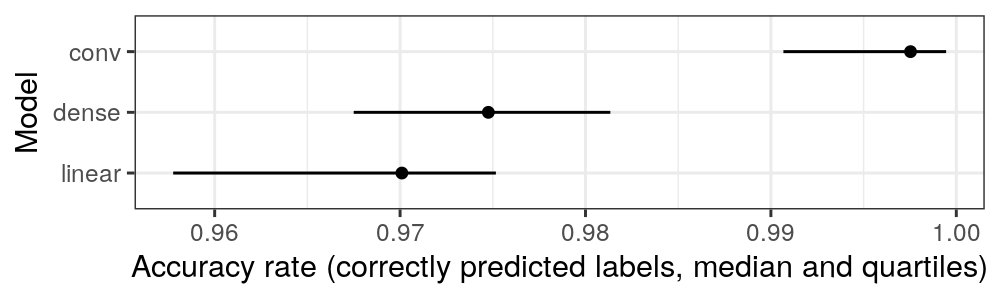

Recreate this plot in R.
library(data.table)
library(ggplot2)
cv.results.list <- readRDS("figure-test-accuracy-data.rds")
cv.results <- do.call(rbind, cv.results.list)
off <- 0.3
model.vjust <- c(
  conv=1+off,
  dense=1+off,
  linear=1+off)
model.hjust <- c(
  conv=1,
  dense=0.5,
  linear=0.5)
cv.stats <- cv.results[, .(
  mean.accuracy=mean(acc),
  median=median(acc),
  max=max(acc),
  min=min(acc),
  q25=quantile(acc, 0.25),
  q75=quantile(acc, 0.75),
  sd.accuracy=sd(acc)
), by=.(
  model.name,
  vjust=model.vjust[model.name],
  hjust=model.hjust[model.name]
)][order(median)]
mfac <- function(x)factor(x, cv.stats$model.name)
cv.results[, Model := mfac(model.name)]
cv.stats[, Model := mfac(model.name)]
cv.stats[, text.x := if(Model=="conv")q75 else median, by=Model]
gg.baseline <- ggplot()+
  theme_bw()+
  theme(panel.spacing=grid::unit(0, "lines"))+
  geom_point(aes(
    acc, Model),
    data=cv.results)+
  scale_x_continuous(
    "Accuracy rate (correctly predicted labels, four test folds)")
png("figure-test-accuracy-baseline.png",
    width=5, height=1.5, units="in", res=200)
print(gg.baseline)
dev.off()
long.panel <- c(
  folds="Zoom out to include baseline
four test folds, mean +/- sd",
stats="Zoom in to best models
25% quantile ( median ) 75% quantile")
pfac <- function(x)factor(long.panel[x], long.panel)
some.stats <- cv.stats[Model != "baseline"]
cv.results[, panel := pfac("folds")]
cv.stats[, panel := pfac("folds")]
off <- 0.05
cv.stats[, text.x := if(Model=="baseline")max+off else min-off, by=Model]
cv.stats[, hjust := if(Model=="baseline")0 else 1, by=Model]
some.stats[, panel := pfac("stats")]
stat.size <- 3
cv.wide <- dcast(cv.results, test.fold ~ Model, value.var="acc")
test.dt.list <- list()
for(larger.i in 3:length(cv.wide)){
  smaller.i <- larger.i-1
  test.result <- t.test(
    cv.wide[[smaller.i]], cv.wide[[larger.i]], "less", paired = TRUE)
  test.dt.list[[paste(larger.i)]] <- data.table(
    smaller.Model=mfac(names(cv.wide)[[smaller.i]]),
    larger.Model=mfac(names(cv.wide)[[larger.i]]),
    p.value=test.result[["p.value"]])
}
test.dt <- do.call(rbind, test.dt.list)
gg.both <- ggplot()+
  theme_bw()+
  theme(panel.spacing=grid::unit(0, "lines"))+
  facet_grid(. ~ panel, scales="free")+
  geom_blank(aes(
    x, y),
    data=data.table(x=0, y=mfac("baseline"), panel=pfac("folds")))+
  geom_point(aes(
    acc, Model),
    shape=1,
    data=cv.results)+
  scale_y_discrete("Learned function", drop=FALSE)+
  scale_x_continuous(
    "Accuracy rate (correctly predicted labels/observations)")+
  geom_segment(aes(
    q25, Model,
    xend=q75, yend=Model),
    data=some.stats)+
  geom_point(aes(
    median, Model),
    data=some.stats)+
  geom_text(aes(
    text.x, Model,
    hjust=hjust,
    label=sprintf("%.3f +/- %.3f", mean.accuracy, sd.accuracy)),
    size=stat.size,
    data=cv.stats)+
  geom_text(aes(
    text.x, Model,
    hjust=hjust,
    vjust=vjust,
    label=sprintf("%.3f ( %.3f ) %.3f", q25, median, q75)),
    size=stat.size,
    data=some.stats)
png("figure-test-accuracy-both.png",
    width=5.5, height=1.8, units="in", res=200)
print(gg.both)
dev.off()

gg <- ggplot()+
  theme_bw()+
  theme(panel.spacing=grid::unit(0, "lines"))+
  geom_segment(aes(
    q25, Model,
    xend=q75, yend=Model),
    data=some.stats)+
  geom_point(aes(
    median, Model),
    data=some.stats)+
  scale_x_continuous(
    "Accuracy rate (correctly predicted labels, median and quartiles)")
png("figure-test-accuracy.png", width=5, height=1.5, units="in", res=200)
print(gg)
dev.off()

